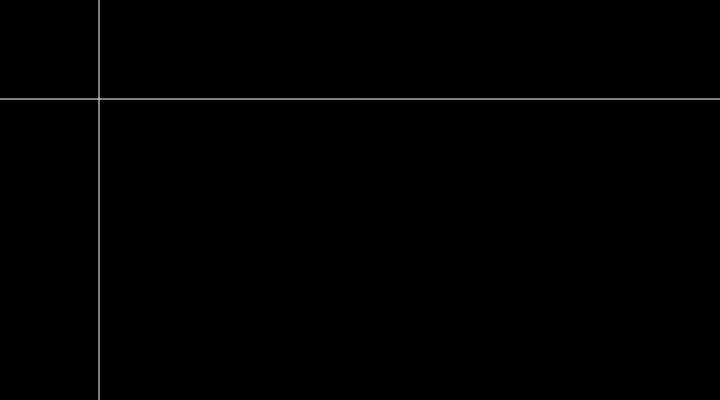
Frame 1 (no input)
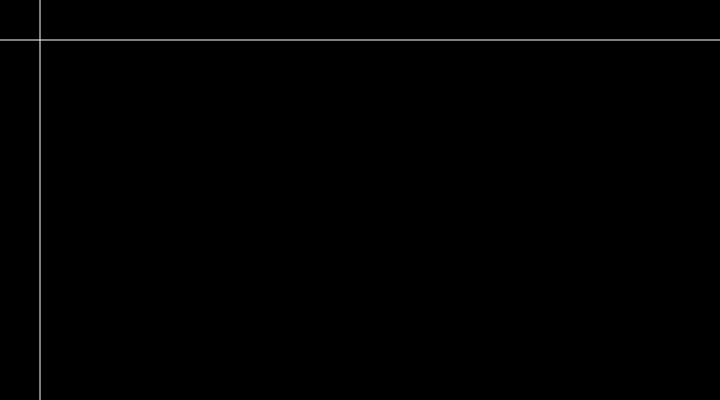
Frame 60 (no input)
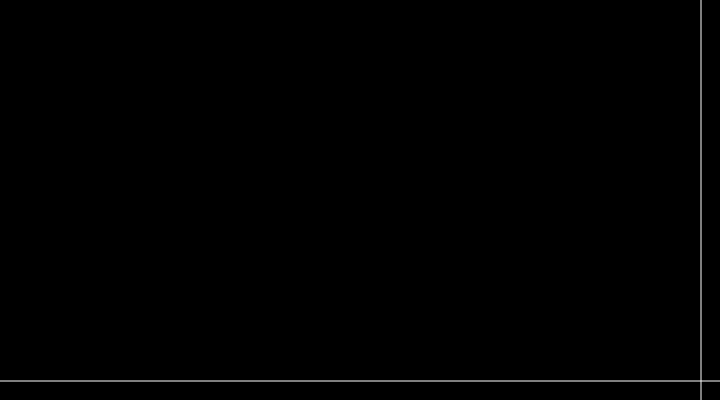
Frame 120 (the mouse pressed at the canvas centre since frame 60)

The p5.js sketch that drew these frames (run headless with seeded random() and noise() and a simulated clock; from frame 60 on, the mouse is pressed at the canvas centre):

// p5.js sketch
// ── sketch.js
let x = 100;
let y = 100;

function setup() {
	createCanvas(720, 400);
	stroke(255);
	frameRate(50);
	// noLoop();
}

function draw() {
	background(0);
	y = y - 1;
	x = x - 1;
	if (y < 0) {
		y = height;
	}
	if (x < 0) {
		x = width;
	}
	line(0, y, width, y);
	line(x, 0, x, height);
}
